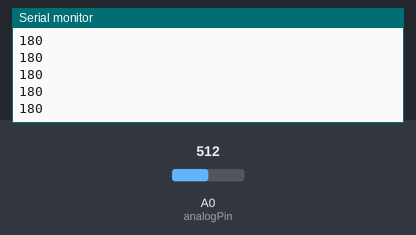
This sketch was run on a simulated Arduino Uno, built with avr-gcc and run on an emulated ATmega328P. Shown: the last lines printed to the serial monitor. The test bench sets the inputs (shaded band); at power-on: A0 (analogPin) = 512.

Above: at 1.2 s.
1.3 s: A0 (analogPin) set to 716
At 1.9 s:
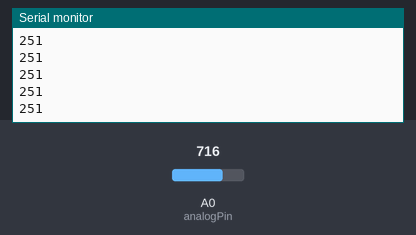
2.8 s: A0 (analogPin) set to 900
At 3.5 s:
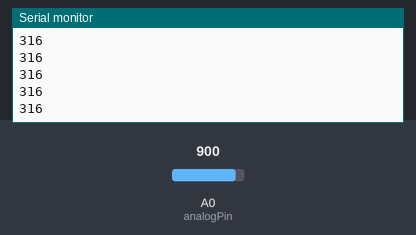
Timing chart, 0 to 5.8 s (numbered marks = the images above; inputs shaded):
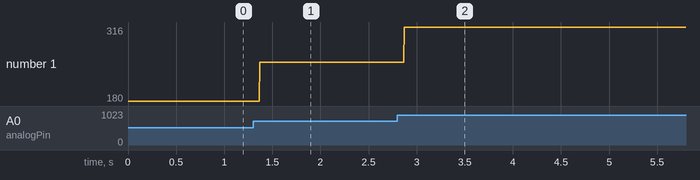

Measured:
- after the input at 1.3 s, the serial monitor: prints a new line after 0.07 s (image 1)
- after the input at 2.8 s, the serial monitor: prints a new line after 0.07 s (image 2)
- plotted number 1: 180 → 251 after the input at 1.3 s, 251 → 316 after the input at 2.8 s

The sketch:

arduino.ino
```cpp
int analogPin = 0;
int val;

void setup() {
  Serial.begin(9600);
}

void loop() {

  val = analogRead(analogPin);
  val = map(val, 0, 1024, 0, 360);
  Serial.println(val);
}
```
